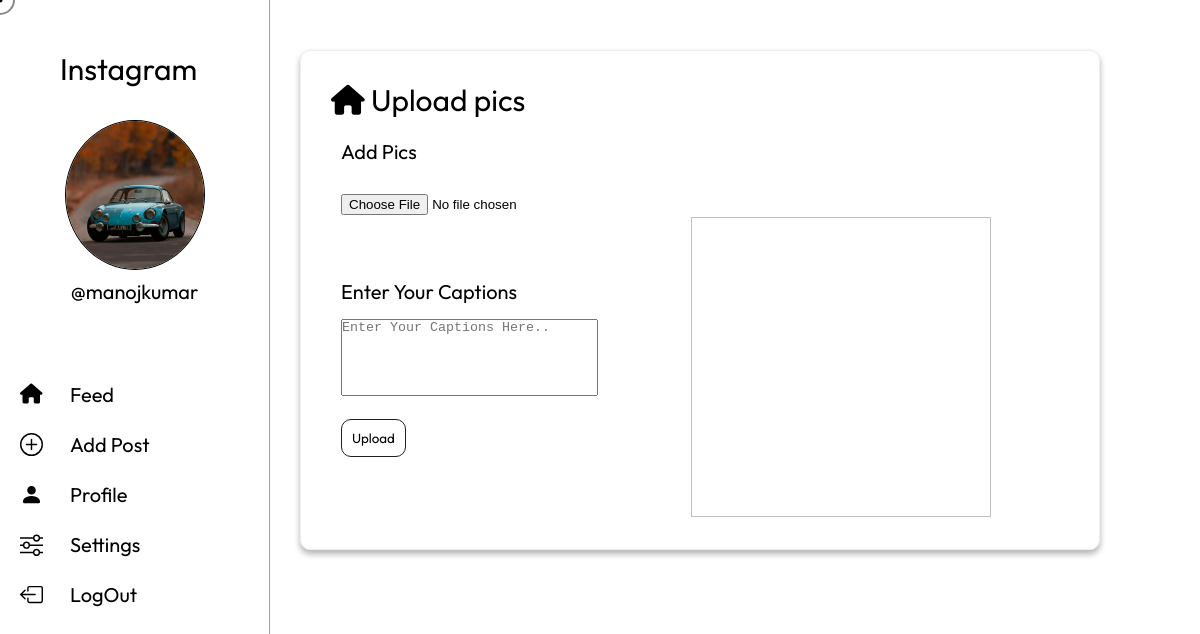
Screenshot of /addpost/ (signed in) with the database file from the repository.
### core/models.py (models this page shows, shortened)
class Profile(models.Model):
    user = models.ForeignKey(User,on_delete=models.CASCADE)
    id_user = models.IntegerField()
    bio = models.TextField(blank=True)
    profile_img = models.ImageField(upload_to='profile-imgs',default="default_profile.png")
    location = models.CharField(max_length=100,blank=True)

### core/views.py (the view)
# urls.py: path('addpost/',views.upload,name="addpost"),
@login_required(login_url='signin')
def upload(request):
    user_obj = User.objects.get(username = request.user.username)
    user_profile = Profile.objects.get(user=user_obj)
    if request.method == 'POST':
        user = request.user.username
        image = request.FILES.get('image_upload')
        caption = request.POST['caption']
        new_post = Post.objects.create(user=user,image=image,caption=caption)
        new_post.save()
        return redirect('home2')
    else:
        return render(request,'core/addpost.html',{'user':user_profile})

### core/templates/core/addpost.html (shortened to what this page needs)
{% load static%}
<!DOCTYPE html>
<html lang="en">
<head>
    <link rel=stylesheet href="{% static "index/home.css" %}">
</head>
<body>
    <div class="header">
        <div class="logo">Instagram
        </div>
        <center><a href={{user.profile_img.url}}><img class="rounded" src={{user.profile_img.url}} /></a>
            <p class="username">@{{user.user}}</p></center>
        <div class="Navbar">
            <a href='{% url 'home2'%}'><li class="nav-items">
                <i class="fa-solid fa-house fa-beat"></i><p>Feed</p></li></a>
            <a href='{% url 'addpost'%}'><li class="nav-items">
                Add Post</li></a>
            <a href='/profile2/{{user.user}}'><li class="nav-items">
                <svg class="mySvg" xmlns="http://www.w3.org/2000/svg" width="23" height="23" fill="currentColor" class="bi bi-person-fill" viewBox="0 0 16 16">
                    <path d="M3 14s-1 0-1-1 1-4 6-4 6 3 6 4-1 1-1 1zm5-6a3 3 0 1 0 0-6 3 3 0 0 0 0 6"/>
                  </svg>
                Profile</li></a>
            <a href='#'><li class="nav-items">
                  Settings</li></a>
            <a href={% url 'logout'%}><li class="nav-items">
                  LogOut</li></a>
        </div>
    </div>
    <div class="add-post-container">
        <p class="title"><a href="{% url 'home2'%}"><i class="fa-solid fa-house fa-beat"></i></a>  Upload pics </p>
        <div class='post-container'>
            <form action="" method='POST' enctype="multipart/form-data">
            <div class="part one">Add Pics</div>
            <div class="part two"><input type="file" name="image_upload" accept="image/*" onchange="loadFile(event)">
                <div class="subpart"><img id="output" class="fit-content"></div></div>
            <div class="part three"><p>Enter Your Captions</p></div>
            <div class="part four"><textarea rows="5" cols="30" placeholder="Enter Your Captions Here.." name="caption"></textarea></div>
            <div class="part five"><button type="submit" >Upload</button></div>
             </form>
        </div>
    </div>
    <div class="cursor-outline" data-cursor-outline></div>
</body>
</html>

### core/static/index/home.css (style rules this page uses)
* { margin: 0; padding: 0; box-sizing: border-box; font-weight:normal; }
body { height: 100vh; background-color: #ffffff; cursor:none; font-family: "Outfit"; }
.cursor-outline { width: 30px; height: 30px; border: 2px solid hsla(0, 0%, 8%, 0.5); }
.cursor-dot , .cursor-outline { position: fixed; top: 0; left: 0; transform: translate(-50%,-50%); border-radius: 50%; z-index: 1; pointer-events: none; }
.header { border-right: 1px solid rgb(160, 158, 158); width: 270px; height: 100vh; position: fixed; }
.logo { font-size: 30px; width: 200px; height: 50px; margin-top: 50px; margin-left: 60px; }
.Navbar { position: relative; top: 50px; margin-left: 10px; margin-right: 10px; display: grid; grid-template-rows: repeat(5,50px); grid-template-columns: 1fr; }
.rounded { border: 1px solid black; border-radius: 50%; width: 140px; height: 150px; margin-top: 20px; margin-bottom: 5px; }
.nav-items { color: black; font-size: 20px; display: grid; grid-template-rows: 40px; grid-template-columns: 50px 1fr; padding-left: 10px; align-items: center; justify-content: center; }
.username { font-size: 20px; margin-bottom: 20px; }
.fit-content { width: 100%; height: 100%; object-fit: contain; }
li { list-style: none; }
a { text-decoration: none; cursor: none; color: black; }
.add-post-container { position: relative; top: 50px; width: 800px; height: 500px; border-radius: 10px; border: 1px solid rgb(240, 237, 237); margin-left: 300px; padding: 10px 140px 0px 10px; background-color: white; box-shadow: 0 4px 6px rgba(0, 0, 0, 0.3); }
.title, .post-container { font-size: 30px; margin: 20px; }
.one, .three, .five { font-size: 20px; width: 500px; height: 20px; margin: 10px; }
.two, .four { width: 500px; height: 100px; border-radius: 10px; padding: 10px; }
button { border: 1px solid rgb(32, 30, 30); border-radius: 10px; background-color: white; cursor: none; font-family: "Outfit"; padding: 10px; transition: 240ms; }
.subpart { margin-left: 350px; width: 300px; height: 300px; }
textarea { resize: none; }

### rows the page displays
Profile: profile_img (picture), user "manojkumar"
